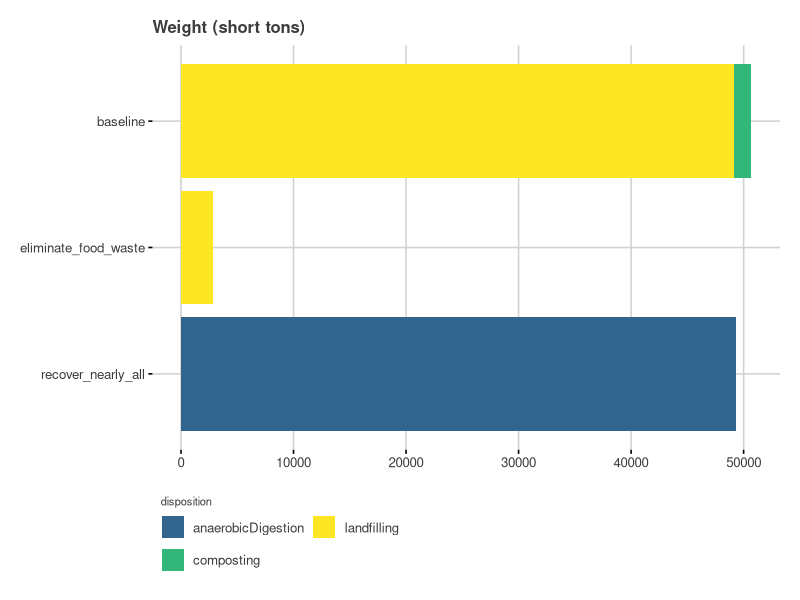
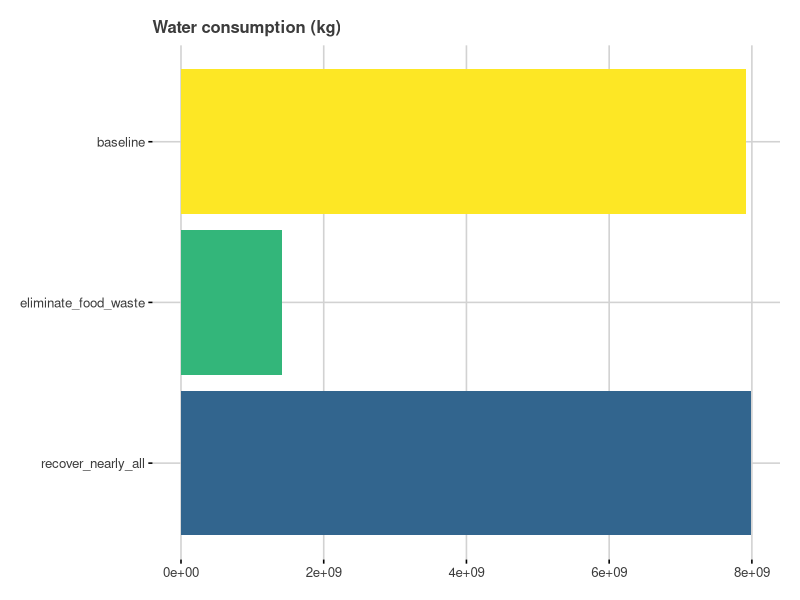
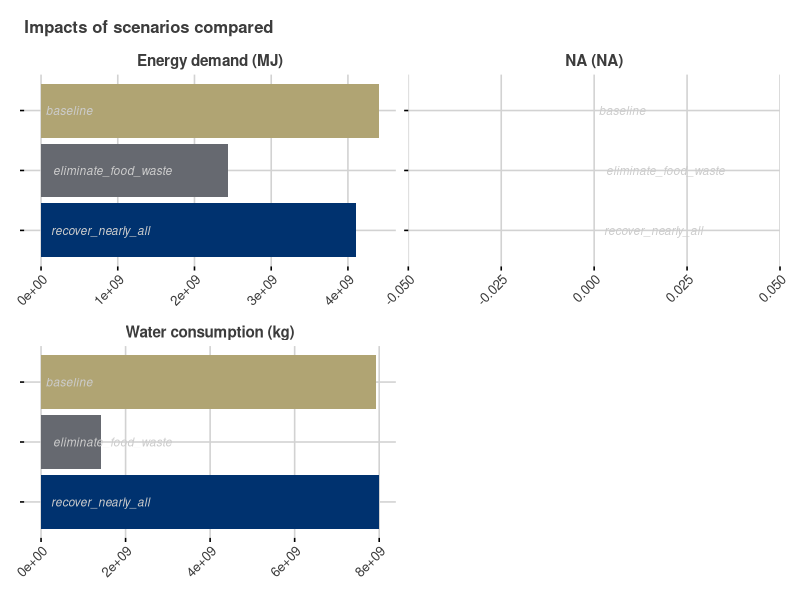
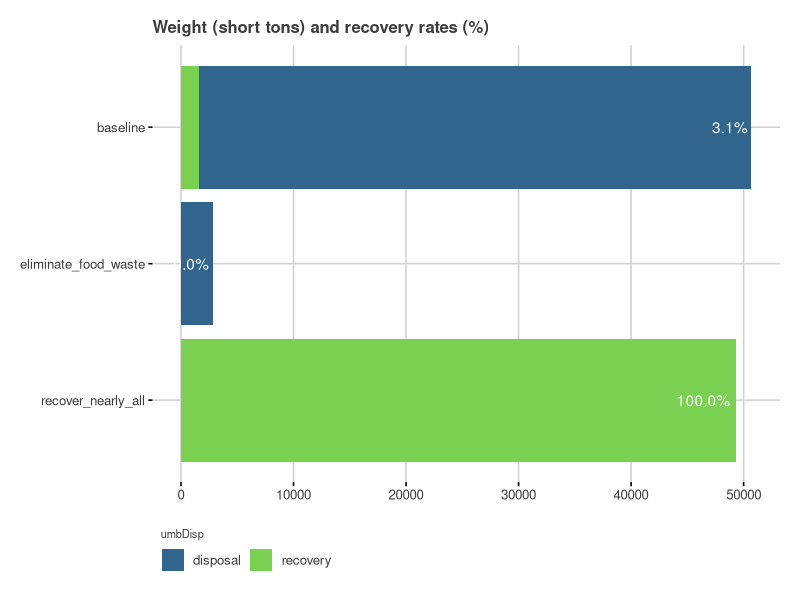
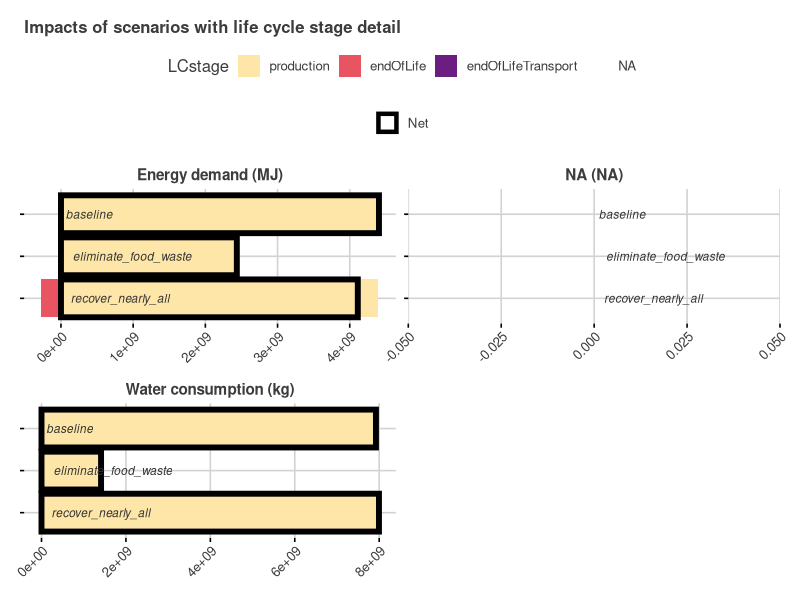
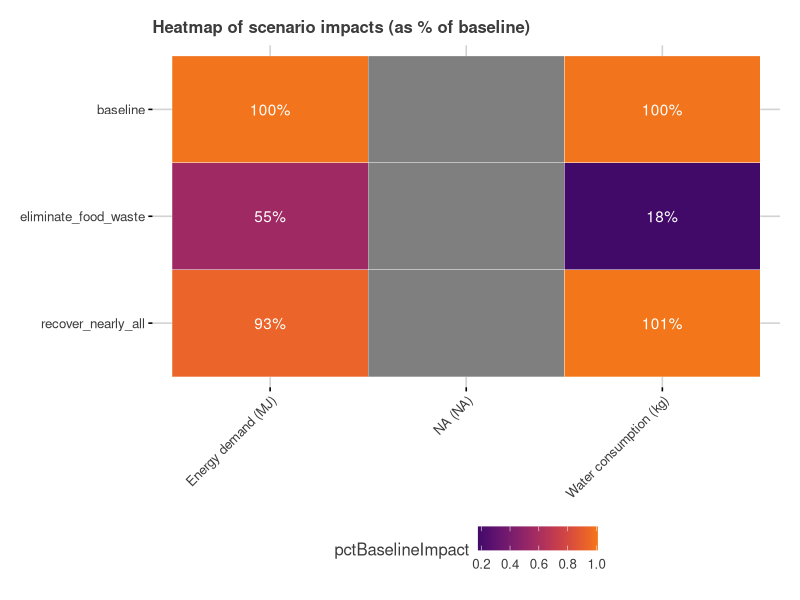
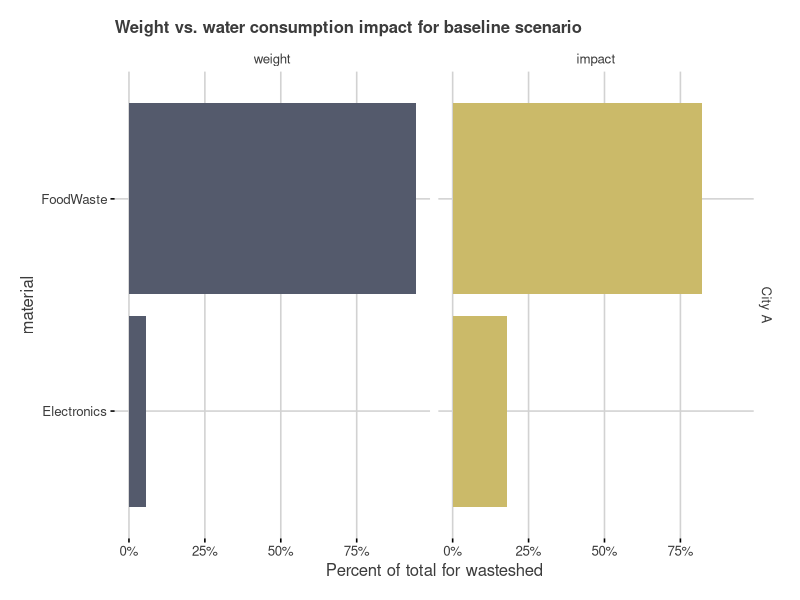
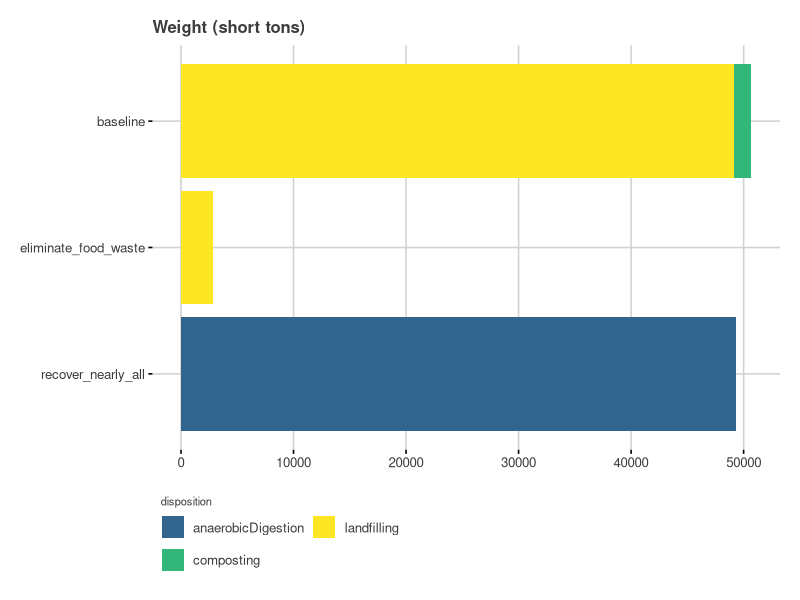

Here is the R script that generated these plots, in order:
## ---- chunk 1
# checking working directory
getwd()

# loading packages useful for the analysis
library(tidyverse)  # many useful functions for data management
library(ggthemes)   # some themes for plotting
library(scales)     # useful functions for labeling charts
library(knitr)      # helps generate formatted output of various kinds
library(rmarkdown)  # converts RMarkdown documents to other formats
library(viridis)    # nice & accessible color schemes
library(svglite)    # helps write charts to SVG files
## ---- chunk 2
# loading the mass profile data into an R data frame
massProfiles <-
  read.csv(
    file = "source_data/mass_profiles.csv", 
    header = TRUE, 
    stringsAsFactors = FALSE  
  )
# a formatted printout
kable(
  massProfiles, 
  caption="a simple massProfiles table for 3 scenarios and 2 materials"
)
## ---- chunk 3
str(massProfiles)
## ---- chunk 4
massProfiles %>%
  group_by(scenario) %>%
  summarize(tons=sum(tons)) %>%
  kable()
## ---- chunk 5
massProfiles %>%
  group_by(scenario, material, disposition) %>%
  summarize(tons=sum(tons)) %>%
  kable()
## ---- chunk 6
massProfiles %>%
  filter(
    scenario=="baseline" | scenario=="eliminate_food_waste"
    ) %>%
  kable()
## ---- chunk 7
# loading the impact factor data into an R data frame
impactFactors <-
  read.csv(
    file = "../impactFactors/distributable/impactFactors.csv", 
    header = TRUE, 
    stringsAsFactors = FALSE  #
  ) %>%
  # for the sake of brevity in this example analysis ,
  # limiting the impactFactors to two impact categories
  # and two materials.  In regular usage there is no
  # need to do such filtering -- the impactFactors 
  # data frame may be left complete.
  filter(
    (impactCategory== "Energy demand" | 
       impactCategory=="Water consumption") &
      (material=="Electronics" | material=="FoodWaste") 
  ) %>%
  # sorting it for easier reading
  arrange(impactCategory, material, LCstage, disposition)
# a formatted printout
kable(impactFactors)
## ---- chunk 8
str(impactFactors)
## ---- chunk 9
# checking for rows of impactFactors that might be duplicates
# and printing a summary sentence
print(
  paste(
    "There are ",
    impactFactors %>%
      group_by(material, LCstage, disposition, impactCategory) %>%
      summarise(myCount=n()) %>% # number of rows in each group
      filter(myCount != 1) %>% # keep only rows where count <> 1
      nrow(),
    " rows in impactFactors that need to be inspected for duplicates.",
    sep=""
  )
)
## ---- chunk 10
# copy end-of-life tons and label them as production tons
tempProductionMasses <-
  massProfiles %>%
  mutate(
    disposition="production",
    umbDisp="production",
    miles=NA
  )
# add the production tons to the end-of-life tons
massProfilesPlus <-
  bind_rows(
    massProfiles,
    tempProductionMasses
  ) %>%
  # sort the new, larger table
  arrange(
    scenario, wasteshed, material, disposition
  )
rm(tempProductionMasses) # remove temporary table
## ---- chunk 11
print(
  paste(
    "Total tonnage in massProfiles is ",
    sum(massProfiles$tons),
    ".",
    sep=""
  )
)

print(
  paste(
    "Total tonnage in massProfilesPlus is ",
    sum(massProfilesPlus$tons),
    ".",
    sep=""
  )
)

massProfilesPlus %>% 
  group_by(scenario) %>%
  summarise(
    prodTons=sum(ifelse(umbDisp=="production",tons,0)),
    eolTons=sum(ifelse(umbDisp!="production",tons,0))
  ) %>%
  print()

## ---- chunk 12
impactsInDetail <-
  # joining all impact factors relevant to massProfiles
  left_join(  # important: use left_join not full_join
    massProfilesPlus,
    impactFactors,
    by = c("material", "disposition")
  ) %>%
  # calculating impacts with special considerations 
  # for end-of-life transport impacts
  mutate(
    # if miles is missing replace it with default value
    miles = ifelse(is.na(miles), impliedMiles, miles),
    # calculate impact 
    impact =
      case_when(
        LCstage != "endOfLifeTransport" ~ tons*impactFactor,
        LCstage == "endOfLifeTransport" ~
          tons*(miles/impliedMiles)*impactFactor
      )
  ) %>%
  arrange(impactCategory, scenario, material, LCstage, disposition)
## ---- chunk 13
kable(
  impactsInDetail
)
## ---- chunk 14
impactsInDetail %>%
  group_by(LCstage, scenario) %>%
  summarise(tons=sum(tons)) %>%
  arrange(scenario, LCstage) %>%
  kable()
## ---- chunk 15
impactsInDetail %>% 
  filter(is.na(impactFactor) | impactFactor==0) %>%
  nrow()
impactsInDetail %>%
  filter(is.na(impact)) %>%
  nrow()
impactsInDetail %>%
  filter(is.na(tons)) %>%
  nrow()
  
## ---- chunk 16
# most abundant materials in the wastestream, in order
materialSortOrder <-
  massProfiles %>%
  group_by(material) %>%
  summarise(tons=sum(tons)) %>%
  arrange(desc(tons)) %>%
  pull(material)
# a table of impact categories combined with units
# (for use in chart labels)
impactLabels <-
  impactFactors %>%
  select(impactCategory, impactUnits) %>%
  distinct() %>%
  mutate(
    impactLabel = 
      paste(
        impactCategory,
        " (",
        impactUnits,
        ")",
        sep=""
      )
  )
# a custom graphic theme for charts, inspired by 
# the fivethirtyeight theme
theme_539 <- function() {
  theme_fivethirtyeight() +
  theme(
    rect=element_rect(fill="transparent"),
    panel.grid = element_blank(),
    axis.ticks = element_line()
  )
}

# making an ordered list of scenarios, where "baseline" is first
scenarioOrder <- 
  c(
    "baseline",
    setdiff(
        massProfiles %>% 
        select(scenario) %>% 
        distinct() %>% 
        pull(scenario),
      "baseline")
  )
## ---- chunk 17
# summing weights by disposition for each scenario
tempWeightData1 <- 
  impactsInDetail %>%
  filter(
    LCstage == "endOfLife" & impactCategory=="Energy demand"
    ) %>% # correct set for weight calculations
  group_by(scenario, disposition) %>% 
  summarise(tons=sum(tons)) %>%
  ungroup() %>%
  filter(tons != 0) %>%
  mutate(scenario= factor(scenario, levels=rev(scenarioOrder)))
kable(tempWeightData1)
## ---- chunk 18
tempWeightChart1 <-
  ggplot()+
  ggtitle("Weight (short tons)")+
  theme_539()+
  geom_bar(
    data = tempWeightData1,
    aes(x = scenario, y= tons, fill= disposition),
    color=NA,
    stat="identity"
  )+
  scale_fill_viridis(begin=0.32, end=1, discrete = TRUE)+
  coord_flip()+
  guides(fill=guide_legend(ncol=2, title.position = "top"))+
  theme(
    rect=element_rect(fill="transparent"),
    plot.title = element_text(size=12),
    legend.position="bottom",
    legend.title = element_text(size=8),
    legend.justification="left"
    )
# printing the chart to the current device
tempWeightChart1
# saving the chart as external files
ggsave("chart_output/weights.png")
ggsave("chart_output/weights.svg")
## ---- chunk 19
tempImpactData1 <-
  impactsInDetail %>%
  group_by(scenario, impactCategory, impactUnits) %>%
  summarise(impact=sum(impact)) %>%
  ungroup() %>%
  mutate(
    scenario = factor(scenario, levels = rev(scenarioOrder)),
    impactLabel = 
      paste(
        impactCategory,
        " (",
        impactUnits,
        ")",
        sep=""
      )
  ) 
kable(tempImpactData1)
## ---- chunk 20
# chose a single impactCategory
tempImpactCategory <- sample_n(impactLabels, 1)
# get the impacts for that category
tempImpactChart1 <-
  ggplot()+
  ggtitle(tempImpactCategory$impactLabel)+
  theme_539()+
  geom_bar(
    data = 
      tempImpactData1 %>% 
        filter(impactCategory==tempImpactCategory$impactCategory),
    aes(x = scenario, y= impact, fill=scenario),
    color=NA,
    stat="identity"
  )+
  scale_fill_viridis(begin=0.32, end=1, discrete = TRUE)+
  coord_flip()+
  guides(fill=guide_legend(ncol=2, title.position = "top"))+
  theme(
    rect=element_rect(fill="transparent"),
    plot.title = element_text(size=12),
    legend.position="none",
    legend.title = element_text(size=8),
    legend.justification="left"
    )
tempImpactChart1
ggsave("chart_output/impacts1.png")
ggsave("chart_output/impacts1.svg")
## ---- chunk 21
tempImpactChart1 <-
  ggplot()+
  ggtitle("Impacts of scenarios compared")+
  theme_539()+
  geom_bar(
    data = tempImpactData1,
    aes(x = scenario, y= impact, fill=scenario),
    color=NA,
    # size=2,
    stat="identity"
  )+
  geom_text(
    data=tempImpactData1,
    aes(x=scenario, y=0, label=scenario),
    color="gray80",
    size=3,
    fontface="italic",
    hjust=-0.1
  )+
  facet_wrap(~impactLabel, ncol=2, scales="free")+
  scale_fill_viridis(
    begin=0.1, end=0.7, option="cividis", discrete = TRUE
  )+
  coord_flip()+
#  guides(fill=guide_legend(ncol=2, title.position = "top"))+
  theme(
    rect=element_rect(fill="transparent"),
    plot.title = element_text(size=12),
    legend.position="none",
    axis.text.x=element_text(angle=45, hjust=1),
    axis.text.y=element_blank(),
    strip.text = element_text(size=11, face="bold")
    )
tempImpactChart1
ggsave("chart_output/impacts2.png") 
ggsave("chart_output/impacts2.svg")
## ---- chunk 22
# summing weights by umbDisp for each scenario
tempWeightData2 <- 
  impactsInDetail %>%
  filter(
    LCstage == "endOfLife" & impactCategory == "Energy demand"
  ) %>% # correct set for weight calculations
  group_by(scenario, umbDisp) %>% 
  summarise(tons=sum(tons)) %>%
  ungroup() %>%
  filter(tons != 0) %>%
  mutate(scenario= factor(scenario, levels=rev(scenarioOrder))) %>%
  group_by(scenario) %>%
  mutate(recovTons=ifelse(umbDisp=="recovery",tons,0)) %>%
  ungroup()
kable(tempWeightData2)

# creating a data file that expresses weight-based
# recovery rate for each scenario
tempWeightData2a <-
  tempWeightData2 %>%
  group_by(scenario) %>%
  summarise(
    recovTons=sum(recovTons),
    tons=sum(tons)
  ) %>%
  ungroup() %>%
  mutate(recovRate=recovTons/tons)
kable(tempWeightData2a)
## ---- chunk 23
tempWeightChart2 <-
  ggplot()+
  ggtitle("Weight (short tons) and recovery rates (%)")+
  theme_539()+
  geom_bar(
    data = tempWeightData2,
    aes(x = scenario, y= tons, fill= umbDisp),
    color=NA,
    stat="identity"
  )+
  geom_text(
    data=tempWeightData2a,
    aes(x=scenario, y=tons, label=percent(recovRate)),
    hjust=1.1,
    color="white"
  )+
  scale_fill_viridis(
    begin=0.32, end=0.8, option="viridis", discrete = TRUE
    )+
  coord_flip()+
  guides(fill=guide_legend(ncol=2, title.position = "top"))+
  theme(
    rect=element_rect(fill="transparent"),
    plot.title = element_text(size=12),
    legend.position="bottom",
    legend.title = element_text(size=8),
    legend.justification="left"
    )
tempWeightChart2
ggsave("chart_output/weights2.png")
ggsave("chart_output/weights2.svg")
## ---- chunk 24
tempImpactData2 <-
  impactsInDetail %>%
  group_by(scenario, LCstage, impactCategory, impactUnits) %>%
  summarise(impact=sum(impact)) %>%
  ungroup() %>%
  mutate(
    scenario = factor(scenario, levels = rev(scenarioOrder)),
    impactLabel = 
      paste(
        impactCategory,
        " (",
        impactUnits,
        ")",
        sep=""
      ),
    LCstage=
      factor(
        LCstage,
        levels=c("production","endOfLife","endOfLifeTransport")
      )
  ) 
kable(tempImpactData2)
## ---- chunk 25
tempImpactChart2 <-
  ggplot()+
  ggtitle("Impacts of scenarios with life cycle stage detail")+
  theme_539()+
  geom_bar(
    data = tempImpactData2,
    aes(x = scenario, y= impact, fill=LCstage),
    color=NA,
    # size=2,
    stat="identity"
  )+
  geom_bar(
    data=tempImpactData1 %>% mutate(LCstage="Net"),
    aes(x=scenario, y=impact, color=LCstage),
    stat="identity",
    fill=NA,
    size=2
  )+
  geom_text(
    data=tempImpactData1 %>% mutate(LCstage="Net"),
    aes(x=scenario, y=0, label=scenario),
    stat="identity",
    color="gray20",
    size=3,
    fontface="italic",
    hjust=-0.1,
    vjust=0.5
  )+
  facet_wrap(~impactLabel, ncol=2, scales="free")+
  scale_color_manual(values="black")+
  scale_fill_viridis(
    begin=0.32, end=0.95, option="magma", discrete = TRUE,
    direction = -1
  )+
  coord_flip()+
  guides(
    color=guide_legend(nrow=1, title=NULL),
    fill=guide_legend(nrow=1, title.position = "left")
    )+
  theme(
    rect=element_rect(fill="transparent"),
    plot.title = element_text(size=12),
    legend.position="top",
    axis.text.x=element_text(angle=45, hjust=1),
    axis.text.y=element_blank(),
    strip.text = element_text(size=11, face="bold")
    )
tempImpactChart2
ggsave("chart_output/impacts3.png") 
ggsave("chart_output/impacts3.svg")
## ---- chunk 26
tempImpactData3 <-
  tempImpactData1 %>% 
  filter(scenario=="baseline") %>%
  select(impactLabel, impact) %>%
  rename(baselineImpact=impact)
tempImpactData3a <-
  left_join(
    tempImpactData1,
    tempImpactData3,
    by= c("impactLabel")
  ) %>%
  mutate(
    pctBaselineImpact=impact/baselineImpact
  )
kable(tempImpactData3a)
## ---- chunk 27
tempImpactChart3 <-
  ggplot()+
  ggtitle("Heatmap of scenario impacts (as % of baseline)")+
  theme_539()+
  geom_tile(
    data=tempImpactData3a,
    aes(y=scenario, x=impactLabel, fill=pctBaselineImpact),
    color="white"
  )+
  geom_text(
    data=tempImpactData3a,
    aes(
      y=scenario, x=impactLabel, label=percent(pctBaselineImpact,1)
    ),
    color="white"
  )+
  scale_fill_viridis(begin=0.2, end=0.7, option="inferno")+
  theme(
    plot.title = element_text(size=12),
    rect=element_rect(fill="transparent"),
    panel.grid = element_blank(),
    axis.ticks = element_line(),
    axis.text.x = element_text(hjust=1, angle=45)
  )
tempImpactChart3
ggsave("chart_output/impacts4.png")
ggsave("chart_output/impacts4.svg")
## ---- chunk 28
tempWeightData4 <-
  impactsInDetail %>%
  filter(
    LCstage == "endOfLife" & impactCategory=="Energy demand"
  ) %>% # correct set for weight calculations
  group_by(wasteshed, scenario, material, umbDisp) %>% 
  summarise(tons=sum(tons)) %>%
  ungroup() %>%
  filter(tons != 0) %>%
  mutate(scenario= factor(scenario, levels=rev(scenarioOrder))) %>%
  mutate(recovTons=ifelse(umbDisp=="recovery",tons,0)) %>%
  mutate(material=factor(material, levels=materialSortOrder))

# creating a data file that expresses weight-based
# recovery rate for each scenario
tempWeightData4a <-
  tempWeightData4 %>%
  group_by(wasteshed, scenario, material) %>%
  summarise(
    recovTons=sum(recovTons),
    tons=sum(tons)
  ) %>%
  ungroup() %>%
  mutate(recovRate=recovTons/tons)

# total weight for the scenario
tempWeightData4b <-
  tempWeightData4a %>%
  group_by(wasteshed, scenario) %>%
  summarise(allTons=sum(tons)) %>%
  ungroup()

# combining that total
tempWeightData4c <-
  full_join(
    tempWeightData4a,
    tempWeightData4b,
    by=c("wasteshed", "scenario")
  ) %>%
  mutate(pctTons=tons/allTons)

# adding impact categories
tempWeightData4d <-
  left_join(
    tempWeightData4c %>% mutate(dummy=1),
    impactLabels %>% mutate(dummy=1),
    by="dummy"
  ) %>%
  select(-dummy) %>%
  filter(impactCategory != "Energy demand")
## ---- chunk 29
tempImpactData4 <-
  impactsInDetail %>%
  group_by(
    wasteshed,
    scenario, 
    material,
    LCstage, 
    impactCategory, impactUnits
  ) %>%
  summarise(impact=sum(impact)) %>%
  ungroup() %>%
  mutate(
    scenario = factor(scenario, levels = rev(scenarioOrder)),
    impactLabel = 
      paste(
        impactCategory,
        " (",
        impactUnits,
        ")",
        sep=""
      ),
    LCstage=
      factor(
        LCstage,
        levels=c("production","endOfLife","endOfLifeTransport")
      )
  ) %>%
  filter(impactCategory != "Energy demand") #removing to save space

tempImpactData4a <-
  tempImpactData4 %>%
  group_by(
    wasteshed, 
    scenario, 
    material, 
    impactCategory, 
    impactUnits, 
    impactLabel
  ) %>%
  summarise(impact=sum(impact)) %>%
  ungroup()

tempImpactData4b <-
  tempImpactData4a %>%
  group_by(
    wasteshed, scenario, impactCategory, impactUnits, impactLabel
  ) %>%
  summarise(allImpact=sum(impact)) %>%
  ungroup()

tempImpactData4c <-
  full_join(
    tempImpactData4a,
    tempImpactData4b,
    by=c(
      "wasteshed", "scenario", "impactCategory",
      "impactUnits", "impactLabel"
    )
  ) %>%
  mutate(pctImpact=impact/allImpact)
## ---- chunk 30
weightImpactComparisonData1 <-
  bind_rows(
    tempWeightData4d %>%
      select(scenario, wasteshed, material, pctTons, impactLabel) %>%
      rename(pctTotal=pctTons) %>%
      mutate(dataType="weight"),
    tempImpactData4c %>%
      select(scenario, wasteshed, material, pctImpact, impactLabel) %>%
      rename(pctTotal=pctImpact) %>%
      mutate(dataType="impact")
  ) %>%
  arrange(wasteshed, scenario, material, impactLabel)

## ---- chunk 31
weightImpactComparisonData2 <-
  filter(
    weightImpactComparisonData1,
    scenario=="baseline",
    impactLabel=="Water consumption (kg)"
  ) %>%
  mutate(dataType=factor(dataType, levels=c("weight", "impact")))
ggplot()+
  ggtitle("Weight vs. water consumption impact for baseline scenario")+
  theme_539()+
  geom_bar(
    data=weightImpactComparisonData2,
    aes(x=material, y=pctTotal, fill=dataType),
    stat="identity",
    color=NA
  )+
  scale_y_continuous(
    name="Percent of total for wasteshed",
    labels=percent
  )+
  scale_fill_viridis(begin = 0.32, end=0.8, 
                      discrete=TRUE,
                      option="cividis",
                      direction=1)+
  facet_grid(wasteshed~dataType)+
  coord_flip()+
  theme(
    rect=element_rect(fill="transparent"),
    axis.ticks=element_line(),
    legend.position="none",
    axis.title=element_text(),
    plot.title=element_text(size=12)
  )
ggsave("chart_output/weight_impact_comparison.png")
ggsave("chart_output/weight_impact_comparison.svg")
